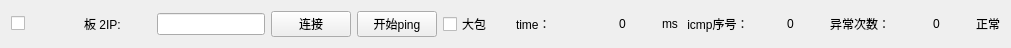
    <widget class="QWidget" name="horizontalLayoutWidget_2">
     <property name="geometry">
      <rect>
       <x>20</x>
       <y>90</y>
       <width>1011</width>
       <height>31</height>
      </rect>
     </property>
     <layout class="QHBoxLayout" name="horizontalLayout_2">
      <item>
       <widget class="QCheckBox" name="ip_enable_2">
        <property name="text">
         <string/>
        </property>
       </widget>
      </item>
      <item>
       <widget class="QLabel" name="label_7">
        <property name="text">
         <string>板 2IP:</string>
        </property>
       </widget>
      </item>
      <item>
       <widget class="QLineEdit" name="ip_Text_2">
        <property name="sizePolicy">
         <sizepolicy hsizetype="Fixed" vsizetype="Fixed">
          <horstretch>0</horstretch>
          <verstretch>0</verstretch>
         </sizepolicy>
        </property>
        <property name="alignment">
         <set>Qt::AlignCenter</set>
        </property>
       </widget>
      </item>
      <item>
       <widget class="QPushButton" name="m_pBtnConnect_2">
        <property name="text">
         <string>连接</string>
        </property>
       </widget>
      </item>
      <item>
       <widget class="QPushButton" name="pingButton_2">
        <property name="text">
         <string>开始ping</string>
        </property>
       </widget>
      </item>
      <item>
       <widget class="QCheckBox" name="bigpack_2">
        <property name="text">
         <string>大包</string>
        </property>
       </widget>
      </item>
      <item>
       <widget class="QLabel" name="label_8">
        <property name="text">
         <string>time：</string>
        </property>
       </widget>
      </item>
      <item>
       <widget class="QLabel" name="time_val_2">
        <property name="text">
         <string>0</string>
        </property>
        <property name="alignment">
         <set>Qt::AlignCenter</set>
        </property>
       </widget>
      </item>
      <item>
       <widget class="QLabel" name="label_3">
        <property name="sizePolicy">
         <sizepolicy hsizetype="Fixed" vsizetype="Preferred">
          <horstretch>0</horstretch>
          <verstretch>0</verstretch>
         </sizepolicy>
        </property>
        <property name="text">
         <string>ms</string>
        </property>
       </widget>
      </item>
      <item>
       <widget class="QLabel" name="label_9">
        <property name="text">
         <string> icmp序号：</string>
        </property>
       </widget>
      </item>
      <item>
       <widget class="QLabel" name="icmp_count_2">
        <property name="text">
         <string>0</string>
        </property>
        <property name="alignment">
         <set>Qt::AlignCenter</set>
        </property>
       </widget>
      </item>
      <item>
       <widget class="QLabel" name="error_text_2">
        <property name="text">
         <string>异常次数：</string>
        </property>
       </widget>
      </item>
      <item>
       <widget class="QLabel" name="error_count_2">
        <property name="text">
         <string>0</string>
        </property>
        <property name="alignment">
         <set>Qt::AlignCenter</set>
        </property>
       </widget>
      </item>
      <item>
       <widget class="QLabel" name="status_led_2">
        <property name="sizePolicy">
         <sizepolicy hsizetype="Fixed" vsizetype="Fixed">
          <horstretch>10</horstretch>
          <verstretch>10</verstretch>
         </sizepolicy>
        </property>
        <property name="text">
         <string>正常</string>
        </property>
       </widget>
      </item>
     </layout>
    </widget>
